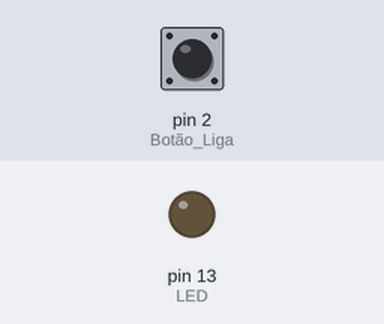
Simulated run of this sketch. Board: Arduino Uno, built with avr-gcc and run on an emulated ATmega328P. Parts: output pins drawn as LEDs (lit = HIGH). The test bench sets the inputs (shaded band); at power-on: pin 2 (Botão_Liga) HIGH.

Above: at 1.2 s.
1.3 s: pin 2 (Botão_Liga) pulled LOW for 0.15 s
At 1.37 s:
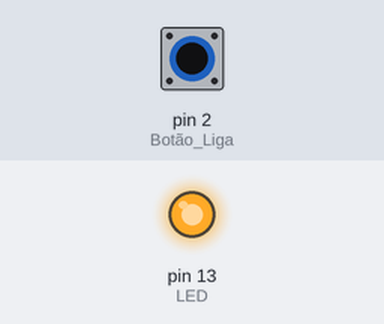
2.9 s: pin 2 (Botão_Liga) pulled LOW for 3.2 s
At 6.4 s:
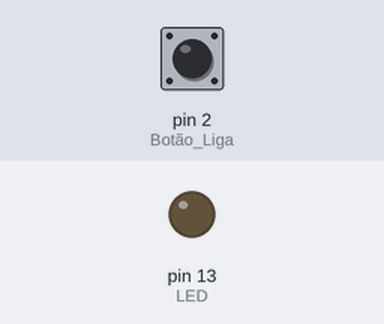
Timing chart, 0 to 7.9 s (numbered marks = the images above; inputs shaded):
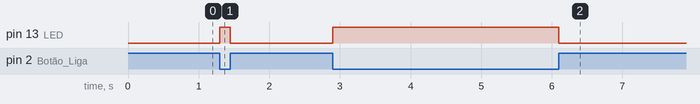

Measured:
- after the input at 1.3 s, pin 13 (LED): LOW → HIGH at once, → LOW 0.15 s later
- after the input at 2.9 s, pin 13 (LED): LOW → HIGH at once, → LOW 3.2 s later

The sketch:

controleLed1botao.ino
```cpp
/**
  Ligar o LED com apenas um botão
  @author Matheus Pinheiro de Oliveira
  @link https://www.tinkercad.com/things/kXsTwwzFDJU/editel
*/

void setup() {
  pinMode(13, OUTPUT);       //LED
  pinMode(2, INPUT_PULLUP);  //Botão Liga/Desliga (1 não pressionado | 0 pressionado)
}

void loop() {
  int botao1 = digitalRead(2);  //Ligar ou desligar o LED
  //se o botão 1 for pressionado (valor 0) ligar, senão desligar
  if (botao1 == 0) {
    digitalWrite(13, HIGH);
  } else {
    digitalWrite(13, LOW);
  }
}
```
